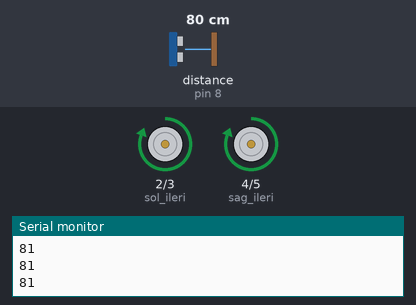
The sketch below on a simulated Arduino Uno, built with avr-gcc and run on an emulated ATmega328P. On the bench: motor-driver pin pairs drawn as motors (green arrow = first pin HIGH = forward, orange = second pin HIGH = backward, longer = more drive), the last lines printed to the serial monitor. Wiring (inferred from the names in the program): ultrasonic range finder: trigger pin 7; echo pin 8. The test bench sets the inputs (shaded band); at power-on: distance to the obstacle (sensor on pin 8) 80 cm. The echo pulse lasts 58.3 µs per cm.

Above: at 1.3 s.
1.4 s: distance to the obstacle (sensor on pin 8) set to 32 cm
3.2 s: distance to the obstacle (sensor on pin 8) set to 26 cm
At 4.8 s:
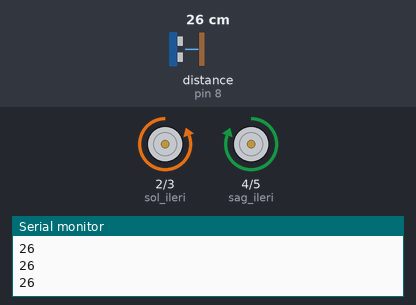
5.5 s: distance to the obstacle (sensor on pin 8) set to 35 cm
At 6.9 s:
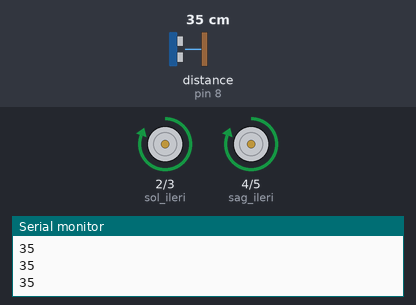
7.5 s: distance to the obstacle (sensor on pin 8) set to 2 cm
At 8.9 s:
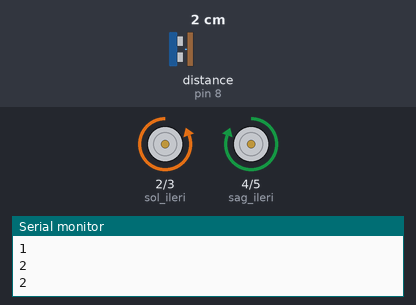
Timing chart, 0 to 10.5 s (numbered marks = the images above; inputs shaded):
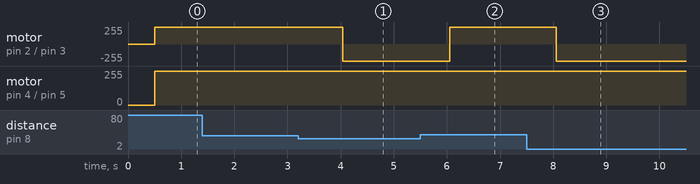

The sketch:

sketch_may14c.ino
```cpp
#define trigPin 7
#define echoPin 8


const int sol_ileri = 2;

const int sol_geri = 3;

const int sag_ileri = 4;

const int sag_geri = 5;

long sure, mesafe;
// motor sürücünün 2,7,10 ve 15 nolu inputlarına dataship gönderebilmek için değişkenler tanımlandı.


void setup() {
Serial.begin(9600);
pinMode(trigPin,OUTPUT);
pinMode(echoPin,INPUT);
pinMode(sol_ileri,OUTPUT);
pinMode(sol_geri,OUTPUT);

pinMode(sag_ileri,OUTPUT);
pinMode(sag_geri,OUTPUT);
}
void loop() {
 digitalWrite(trigPin , HIGH);
delayMicroseconds(1000);
digitalWrite(trigPin , LOW);
sure = pulseIn(echoPin,HIGH);
mesafe = (sure/2) / 28.5;   //sensöreden gelen mesafe bilgisini elde etmek için, sensöre gerekli kodlar yazıldı.
Serial.println(mesafe);  //mesafe bilgisini ekrana yazdırmak için kod.
delay(500);   //değerlerin  hızlı akmaması için 500 ms’lik bir bekleme süresi belirledik.
if (mesafe < 30)
{
digitalWrite(sol_ileri,LOW);
digitalWrite(sol_geri,HIGH);
digitalWrite(sag_ileri,HIGH);
digitalWrite(sag_geri,LOW);   //tek sensör kullandığımız için ve sensör robotun önünde olduğu için,robot engele 30 cm ‘den fazla yaklaştığında robotun sağa dönmesini istedik.Bunun için gerekli kodlar yazıldı.
}
else
{
digitalWrite(sol_ileri,HIGH);
digitalWrite(sol_geri,LOW);
digitalWrite(sag_ileri,HIGH);
digitalWrite(sag_geri,LOW);  //sensör herhangi bir engelle karşılaşmadığında düz devam etmesi için gerekli kodlar yazıldı.
}
}
```

Measured:
- the behaviour switches between 30 and 29 cm on distance to the obstacle (sensor on pin 8) (found by bisection; images 0 and 1)
- after the input at 3.2 s, motor on pin 2 (sol_ileri) / pin 3 (sol_geri): forward 255/255 → backward 255/255 after 0.84 s
- after the input at 5.5 s, motor on pin 2 (sol_ileri) / pin 3 (sol_geri): backward 255/255 → forward 255/255 after 0.55 s
- after the input at 7.5 s, motor on pin 2 (sol_ileri) / pin 3 (sol_geri): forward 255/255 → backward 255/255 after 0.56 s
